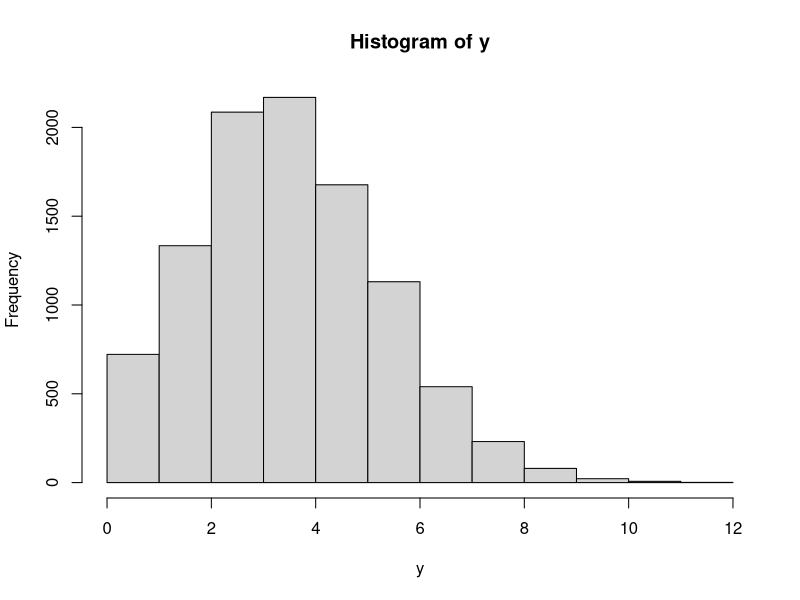

R code for this plot:
#a
n = 20
x = 4
p = 0.2
dbinom(x, n, p)

#b
set.seed(10)
x = 10000
n = 20
p = 0.2
y = rbinom(x, n, p)
hist(y)

#c
#Mean Binomial : np
#Variansi Binomial : np(1-p)